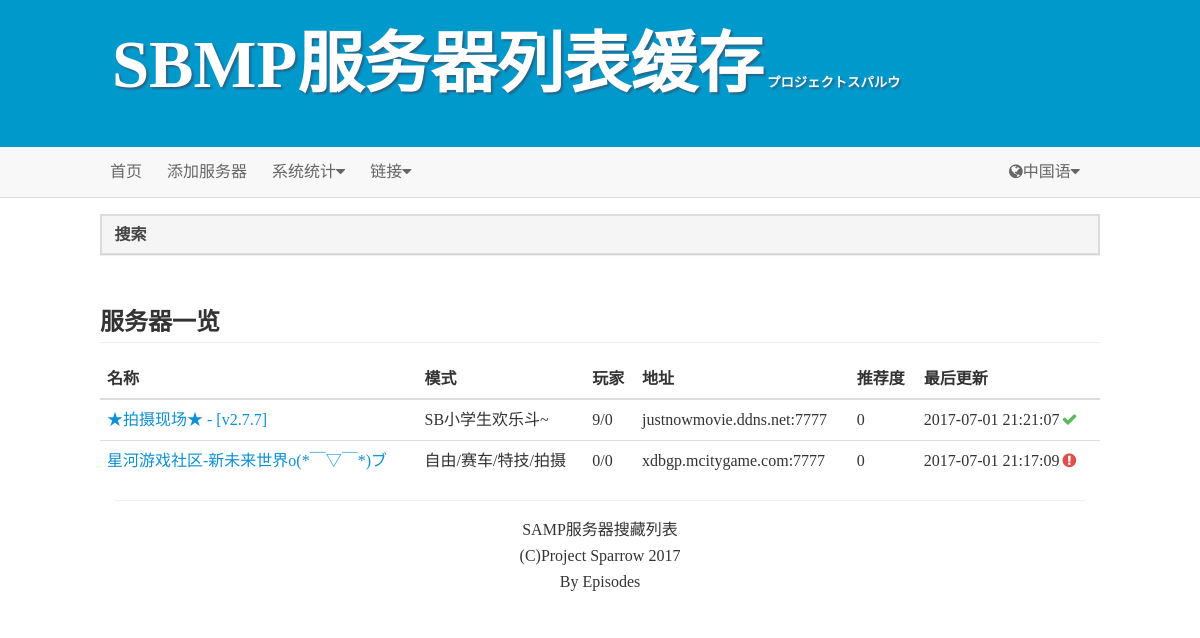
The page / on the database its author committed.
### tables this page shows
CREATE TABLE IF NOT EXISTS `servers` (
  `ID` int(11) NOT NULL AUTO_INCREMENT,
  `IP` text NOT NULL,
  `PORT` int(11) NOT NULL,
  `NAME` text NOT NULL,
  `GAMEMODE` text NOT NULL,
  `PCURRENT` int(11) NOT NULL,
  `RATE` int(2) NOT NULL,
  `PMAX` int(11) NOT NULL,
  `LASTCK` datetime NOT NULL,
  `SYNSTATE` tinyint(1) NOT NULL,
  PRIMARY KEY (`ID`)
);

### assets/php/Lang/zh_cn.php (called while the page is built)
<?php
	$LAN['NAME'] = '中国语';
	$LAN['FLAG'] = 'cn';
	$LAN['SITE_NAME'] = 'SBMP服务器列表缓存';
	$LAN['HOME'] = '首页';
	$LAN['SERV_ADD'] = '添加服务器';
	$LAN['STATUS'] = '系统统计';
	$LAN['LINK'] = '链接';
	$LAN['SERVER_TITLE'] = '服务器一览';
	$LAN['SERVER_SEARCH'] = '搜索';
	$LAN['SERVER_REALTIME'] = '实时数据';
	$LAN['SERVER_TH_NAME'] = '名称';
	$LAN['SERVER_TH_MODE'] = '模式';
	$LAN['SERVER_TH_MAP'] = '语言';
	$LAN['SERVER_TH_PLAYER'] = '玩家';
	$LAN['SERVER_TH_CPLAYER'] = '当前在线';
	$LAN['SERVER_TH_MPLAYER'] = '最大玩家';
	$LAN['SERVER_TH_IP'] = '地址';
	$LAN['SERVER_TH_RATE'] = '推荐度';
	$LAN['SERVER_TH_LSCK'] = '最后更新';
?>

### assets/php/func.php (the view, shortened to what this page needs)
<?php
	function displayServers()
	{
		require_once('db.php');
		$stmt = $dbHandle->prepare('SELECT * FROM servers LIMIT 20');
		$stmt->execute();
		$result = $stmt->get_result();
		echo '<table class="am-table am-table-hover">';
		?>
		 <thead>
		  <tr>
			<th><?php echo $LAN['SERVER_TH_NAME']; ?></th>
			<th><?php echo $LAN['SERVER_TH_MODE']; ?></th>
			<th><?php echo $LAN['SERVER_TH_PLAYER']; ?></th>
			<th><?php echo $LAN['SERVER_TH_IP']; ?></th>
			<th><?php echo $LAN['SERVER_TH_RATE']; ?></th>
			<th><?php echo $LAN['SERVER_TH_LSCK']; ?></th>
		  </tr>
		  </thead>
		  <tbody>
		<?
		while ($row = $result->fetch_assoc())
		{
			echo '<tr>';
			echo '<td>'.'<a href="server.php?id='.$row['ID'].'">'.array_iconv($row['NAME']).'</a></td>';
			echo '<td>'.array_iconv($row['GAMEMODE']).'</td>';
			echo '<td>'.$row['PCURRENT'].'/'.$row['PMAX'].'</td>';
			echo '<td>'.$row['IP'].":".$row['PORT'].'</td>';
			echo '<td>'.$row['RATE'].'</td>';
			if($row['SYNSTATE'] == 1) echo '<td>'.$row['LASTCK'].'<a href="#" class="am-icon-check am-icon-fw" style="color:#5EB95E;"></a></td>';
			else echo '<td>'.$row['LASTCK'].'<a href="#" class="am-icon-exclamation-circle am-icon-fw" style="color:#DD514C; "></a></td>';
			echo '</tr>';
		}
		echo '</tbody></table>';
	}
	function array_iconv($data, $output = 'utf-8') {
	  $encode_arr = array('UTF-8','ASCII','GBK','GB2312','BIG5','JIS','eucjp-win','sjis-win','EUC-JP');
	  $encoded = mb_detect_encoding($data, $encode_arr);
	  if (!is_array($data)) {
		return mb_convert_encoding($data, $output, $encoded);
	 }
}
?>

### assets/css/style.css (style rules this page uses)
body { -webkit-font-smoothing: antialiased; margin:0px; padding:0px; font-family: "微软雅黑"; }

### rows shown on the page
servers: NAME "★拍摄现场★ - [v2.7.7]", GAMEMODE "SB小学生欢乐斗~", PCURRENT "9", PMAX "0", IP "justnowmovie.ddns.net", PORT "7777", RATE "0", LASTCK "2017-07-01 21:21:07"
servers: NAME "星河游戏社区-新未来世界o(*￣▽￣*)ブ", GAMEMODE "自由/赛车/特技/拍摄", PCURRENT "0", PMAX "0", IP "xdbgp.mcitygame.com", PORT "7777", RATE "0", LASTCK "2017-07-01 21:17:09"

### other values the page prints
$LAN['SITE_NAME'] "SBMP服务器列表缓存"
$LAN['HOME'] "首页"
$LAN['SERV_ADD'] "添加服务器"
$LAN['STATUS'] "系统统计"
$LAN['LINK'] "链接"
$LAN['NAME'] "中国语"
$LAN['SERVER_SEARCH'] "搜索"
$LAN['SERVER_TITLE'] "服务器一览"
$LAN['SERVER_TH_NAME'] "名称"
$LAN['SERVER_TH_MODE'] "模式"
$LAN['SERVER_TH_PLAYER'] "玩家"
$LAN['SERVER_TH_IP'] "地址"
$LAN['SERVER_TH_RATE'] "推荐度"
$LAN['SERVER_TH_LSCK'] "最后更新"
